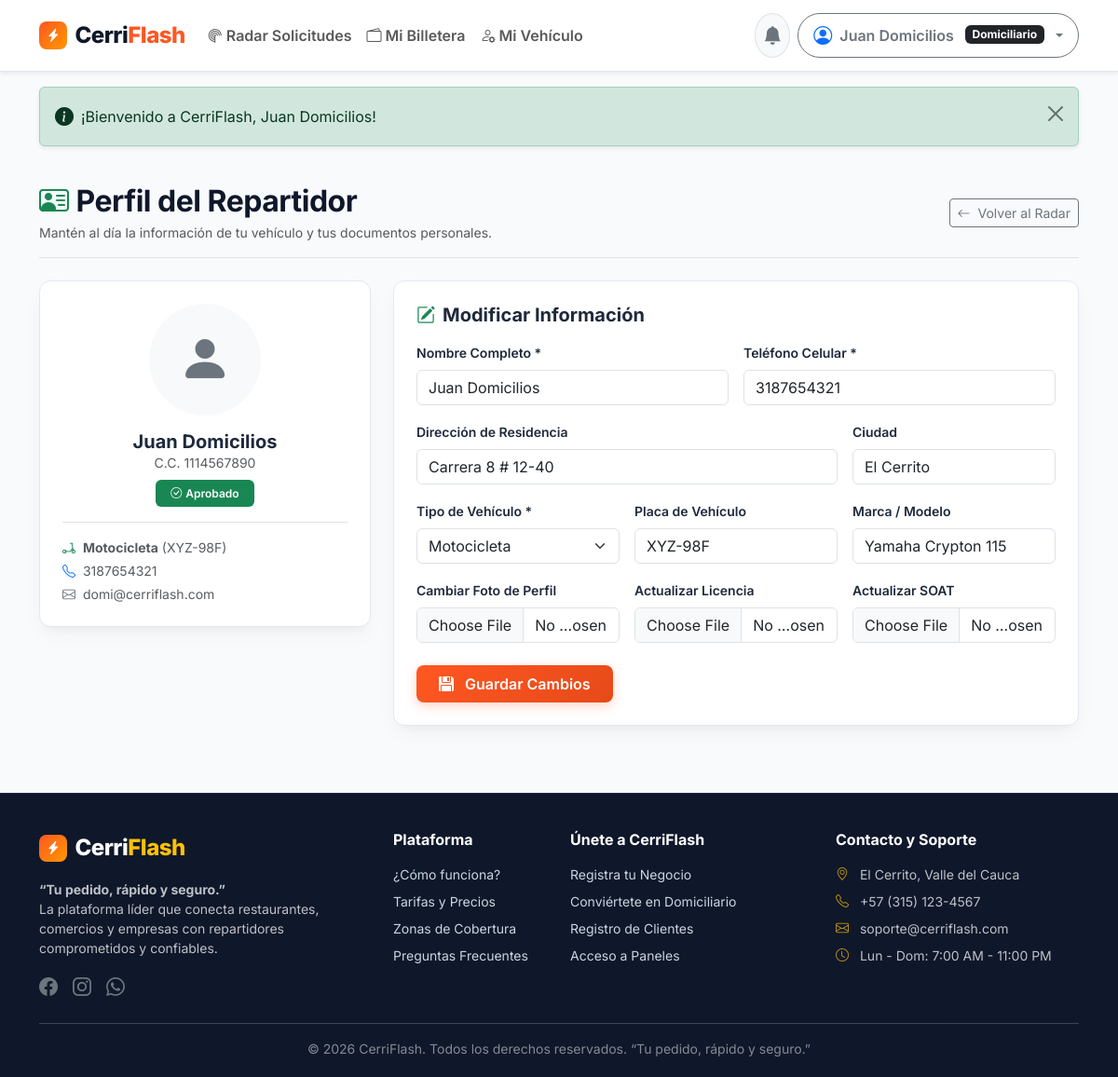
The page /domiciliario/perfil.php (signed in) on the database its author committed.
### tables this page shows
CREATE TABLE IF NOT EXISTS `domiciliarios` (
  `id` INT UNSIGNED AUTO_INCREMENT PRIMARY KEY,
  `usuario_id` INT UNSIGNED NOT NULL UNIQUE,
  `identificacion` VARCHAR(50) NOT NULL UNIQUE,
  `fecha_nacimiento` DATE NULL,
  `direccion` VARCHAR(255) NULL,
  `ciudad` VARCHAR(100) NOT NULL DEFAULT 'El Cerrito',
  `foto_perfil` VARCHAR(255) NULL,
  `tipo_vehiculo` ENUM('bicicleta', 'motocicleta', 'automovil', 'otro') NOT NULL DEFAULT 'motocicleta',
  `placa_vehiculo` VARCHAR(20) NULL,
  `modelo_vehiculo` VARCHAR(60) NULL,
  `licencia_conduccion` VARCHAR(255) NULL,
  `soat` VARCHAR(255) NULL,
  `tarjeta_propiedad` VARCHAR(255) NULL,
  `disponible` TINYINT(1) NOT NULL DEFAULT 0,
  `latitud_actual` DECIMAL(10, 8) NULL,
  `longitud_actual` DECIMAL(11, 8) NULL,
  `ultima_conexion` DATETIME NULL,
  `created_at` TIMESTAMP DEFAULT CURRENT_TIMESTAMP,
  `updated_at` TIMESTAMP DEFAULT CURRENT_TIMESTAMP ON UPDATE CURRENT_TIMESTAMP,
  FOREIGN KEY (`usuario_id`) REFERENCES `usuarios`(`id`) ON DELETE CASCADE
);

### includes/auth.php (called while the page is built, shortened)
<?php
function current_user(): ?array {
    return $_SESSION['user'] ?? null;
}

### domiciliario/perfil.php (the view, shortened to what this page needs)
<?php
$user = current_user();
$db = Database::getConnection();
$stmt = $db->prepare("SELECT * FROM domiciliarios WHERE usuario_id = ?");
$stmt->execute([$user['id']]);
$domiciliario = $stmt->fetch();
require_once __DIR__ . '/../includes/header.php';
?>
<div class="container py-4">
    <div class="d-flex flex-wrap justify-content-between align-items-center mb-4 pb-3 border-bottom">
        <div>
            <h2 class="fw-bold mb-1 brand-text"><i class="bi bi-person-vcard text-success me-2"></i>Perfil del Repartidor</h2>
            <p class="text-muted small mb-0">Mantén al día la información de tu vehículo y tus documentos personales.</p>
        </div>
        <div>
            <a href="<?= BASE_URL ?>/domiciliario/index.php" class="btn btn-outline-secondary btn-sm">
                <i class="bi bi-arrow-left me-1"></i> Volver al Radar
            </a>
        </div>
    </div>
    <div class="row g-4">
        <div class="col-lg-4">
            <div class="card-cf bg-white p-4 text-center">
                <?php if (!empty($domiciliario['foto_perfil'])): ?>
                    <img src="<?= UPLOADS_URL ?>/fotos/<?= e($domiciliario['foto_perfil']) ?>" class="rounded-circle img-thumbnail mb-3" style="width: 120px; height: 120px; object-fit: cover;" alt="Foto Perfil">
                <?php else: ?>
                    <div class="rounded-circle bg-light d-inline-flex align-items-center justify-content-center mb-3" style="width: 120px; height: 120px;">
                        <i class="bi bi-person-fill display-4 text-secondary"></i>
                    </div>
                <?php endif; ?>
                <h5 class="fw-bold mb-0"><?= e($user['nombre']) ?></h5>
                <p class="text-muted small mb-2">C.C. <?= e($domiciliario['identificacion'] ?? 'N/A') ?></p>
                <div class="mb-3"><?= get_status_badge($user['estado']) ?></div>
                <div class="border-top pt-3 text-start small text-muted">
                    <p class="mb-1"><i class="bi bi-scooter me-1 text-success"></i> <strong class="text-capitalize"><?= e($domiciliario['tipo_vehiculo'] ?? 'N/A') ?></strong> (<?= e($domiciliario['placa_vehiculo'] ?: 'Sin placa') ?>)</p>
                    <p class="mb-1"><i class="bi bi-telephone me-1 text-primary"></i> <?= e($user['telefono']) ?></p>
                    <p class="mb-0"><i class="bi bi-envelope me-1 text-secondary"></i> <?= e($user['email']) ?></p>
                </div>
            </div>
        </div>
        <div class="col-lg-8">
            <div class="card-cf bg-white p-4">
                <h5 class="fw-bold mb-3"><i class="bi bi-pencil-square me-2 text-success"></i>Modificar Información</h5>
                <form method="POST" action="" enctype="multipart/form-data">
                    <div class="row g-3 mb-3">
                        <div class="col-md-6">
                            <label class="form-label small fw-semibold">Nombre Completo *</label>
                            <input type="text" class="form-control" name="nombre" value="<?= e($user['nombre']) ?>" required>
                        </div>
                        <div class="col-md-6">
                            <label class="form-label small fw-semibold">Teléfono Celular *</label>
                            <input type="tel" class="form-control" name="telefono" value="<?= e($user['telefono']) ?>" required>
                        </div>
                    </div>
                    <div class="row g-3 mb-3">
                        <div class="col-md-8">
                            <label class="form-label small fw-semibold">Dirección de Residencia</label>
                            <input type="text" class="form-control" name="direccion" value="<?= e($domiciliario['direccion'] ?? '') ?>">
                        </div>
                        <div class="col-md-4">
                            <label class="form-label small fw-semibold">Ciudad</label>
                            <input type="text" class="form-control" name="ciudad" value="<?= e($domiciliario['ciudad'] ?? 'El Cerrito') ?>">
                        </div>
                    </div>
                    <div class="row g-3 mb-3">
                        <div class="col-md-4">
                            <label class="form-label small fw-semibold">Tipo de Vehículo *</label>
                            <select class="form-select" name="tipo_vehiculo">
                                <option value="motocicleta" <?= ($domiciliario['tipo_vehiculo'] ?? '') === 'motocicleta' ? 'selected' : '' ?>>Motocicleta</option>
                            </select>
                        </div>
                        <div class="col-md-4">
                            <label class="form-label small fw-semibold">Placa de Vehículo</label>
                            <input type="text" class="form-control text-uppercase" name="placa_vehiculo" value="<?= e($domiciliario['placa_vehiculo'] ?? '') ?>" placeholder="Ej. ABC12D">
                        </div>
                        <div class="col-md-4">
                            <label class="form-label small fw-semibold">Marca / Modelo</label>
                            <input type="text" class="form-control" name="modelo_vehiculo" value="<?= e($domiciliario['modelo_vehiculo'] ?? '') ?>" placeholder="Ej. Yamaha Crypton">
                        </div>
                    </div>
                    <div class="row g-3 mb-4">
                        <div class="col-md-4">
                            <label class="form-label small fw-semibold">Cambiar Foto de Perfil</label>
                            <input type="file" class="form-control" name="foto_perfil" accept="image/*">
                        </div>
                        <div class="col-md-4">
                            <label class="form-label small fw-semibold">Actualizar Licencia</label>
                            <input type="file" class="form-control" name="licencia_conduccion" accept=".pdf,image/*">
                        </div>
                        <div class="col-md-4">
                            <label class="form-label small fw-semibold">Actualizar SOAT</label>
                            <input type="file" class="form-control" name="soat" accept=".pdf,image/*">
                        </div>
                    </div>
                    <button type="submit" class="btn btn-primary-cf px-4 py-2 fw-semibold">
                        <i class="bi bi-floppy-fill me-2"></i> Guardar Cambios
                    </button>
                </form>
            </div>
        </div>
    </div>
</div>
<?php require_once __DIR__ . '/../includes/footer.php'; ?>

### rows shown on the page
domiciliarios: identificacion "1114567890", tipo_vehiculo "Motocicleta", placa_vehiculo "XYZ-98F", direccion "Carrera 8 # 12-40", ciudad "El Cerrito", modelo_vehiculo "Yamaha Crypton 115"

### other values the page prints
$user['nombre'] "Juan Domicilios"
$user['rol_nombre'] "Domiciliario"
$msg "¡Bienvenido a CerriFlash, Juan Domicilios!"
$config[2] "Aprobado"
$user['telefono'] "3187654321"
$user['email'] "domi@cerriflash.com"
